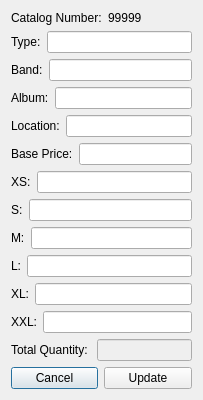
<?xml version="1.0" encoding="UTF-8"?>
<ui version="4.0">
 <class>Edit</class>
 <widget class="QDialog" name="Edit">
  <property name="geometry">
   <rect>
    <x>0</x>
    <y>0</y>
    <width>203</width>
    <height>398</height>
   </rect>
  </property>
  <property name="windowTitle">
   <string>Demeted - Edit</string>
  </property>
  <layout class="QGridLayout" name="gridLayout">
   <item row="0" column="0" colspan="2">
    <layout class="QHBoxLayout" name="horizontalLayout_13">
     <item>
      <widget class="QLabel" name="label_5">
       <property name="text">
        <string>Catalog Number:</string>
       </property>
      </widget>
     </item>
     <item>
      <widget class="QLabel" name="label_catNum">
       <property name="text">
        <string>99999</string>
       </property>
      </widget>
     </item>
    </layout>
   </item>
   <item row="1" column="0" colspan="2">
    <layout class="QHBoxLayout" name="horizontalLayout">
     <item>
      <widget class="QLabel" name="label">
       <property name="text">
        <string>Type:</string>
       </property>
      </widget>
     </item>
     <item>
      <widget class="QLineEdit" name="lineEdit_Type"/>
     </item>
    </layout>
   </item>
   <item row="2" column="0" colspan="2">
    <layout class="QHBoxLayout" name="horizontalLayout_2">
     <item>
      <widget class="QLabel" name="label_2">
       <property name="text">
        <string>Band:</string>
       </property>
      </widget>
     </item>
     <item>
      <widget class="QLineEdit" name="lineEdit_Band"/>
     </item>
    </layout>
   </item>
   <item row="3" column="0" colspan="2">
    <layout class="QHBoxLayout" name="horizontalLayout_3">
     <item>
      <widget class="QLabel" name="label_3">
       <property name="text">
        <string>Album:</string>
       </property>
      </widget>
     </item>
     <item>
      <widget class="QLineEdit" name="lineEdit_Album"/>
     </item>
    </layout>
   </item>
   <item row="4" column="0" colspan="2">
    <layout class="QHBoxLayout" name="horizontalLayout_4">
     <item>
      <widget class="QLabel" name="label_4">
       <property name="text">
        <string>Location:</string>
       </property>
      </widget>
     </item>
     <item>
      <widget class="QLineEdit" name="lineEdit_Location"/>
     </item>
    </layout>
   </item>
   <item row="5" column="0" colspan="2">
    <layout class="QHBoxLayout" name="horizontalLayout_12">
     <item>
      <widget class="QLabel" name="label_14">
       <property name="text">
        <string>Base Price:</string>
       </property>
      </widget>
     </item>
     <item>
      <widget class="QLineEdit" name="lineEdit_Price"/>
     </item>
    </layout>
   </item>
   <item row="6" column="0" colspan="2">
    <layout class="QHBoxLayout" name="horizontalLayout_5">
     <item>
      <widget class="QLabel" name="label_7">
       <property name="text">
        <string>XS:</string>
       </property>
      </widget>
     </item>
     <item>
      <widget class="QLineEdit" name="lineEdit_XS"/>
     </item>
    </layout>
   </item>
   <item row="7" column="0" colspan="2">
    <layout class="QHBoxLayout" name="horizontalLayout_6">
     <item>
      <widget class="QLabel" name="label_8">
       <property name="text">
        <string>S:</string>
       </property>
      </widget>
     </item>
     <item>
      <widget class="QLineEdit" name="lineEdit_S"/>
     </item>
    </layout>
   </item>
   <item row="8" column="0" colspan="2">
    <layout class="QHBoxLayout" name="horizontalLayout_7">
     <item>
      <widget class="QLabel" name="label_9">
       <property name="text">
        <string>M:</string>
       </property>
      </widget>
     </item>
     <item>
      <widget class="QLineEdit" name="lineEdit_M"/>
     </item>
    </layout>
   </item>
   <item row="9" column="0" colspan="2">
    <layout class="QHBoxLayout" name="horizontalLayout_8">
     <item>
      <widget class="QLabel" name="label_10">
       <property name="text">
        <string>L:</string>
       </property>
      </widget>
     </item>
     <item>
      <widget class="QLineEdit" name="lineEdit_L"/>
     </item>
    </layout>
   </item>
   <item row="10" column="0" colspan="2">
    <layout class="QHBoxLayout" name="horizontalLayout_9">
     <item>
      <widget class="QLabel" name="label_11">
       <property name="text">
        <string>XL:</string>
       </property>
      </widget>
     </item>
     <item>
      <widget class="QLineEdit" name="lineEdit_XL"/>
     </item>
    </layout>
   </item>
   <item row="11" column="0" colspan="2">
    <layout class="QHBoxLayout" name="horizontalLayout_10">
     <item>
      <widget class="QLabel" name="label_12">
       <property name="text">
        <string>XXL:</string>
       </property>
      </widget>
     </item>
     <item>
      <widget class="QLineEdit" name="lineEdit_XXL"/>
     </item>
    </layout>
   </item>
   <item row="12" column="0" colspan="2">
    <layout class="QHBoxLayout" name="horizontalLayout_11">
     <item>
      <widget class="QLabel" name="label_13">
       <property name="text">
        <string>Total Quantity: </string>
       </property>
      </widget>
     </item>
     <item>
      <widget class="QLineEdit" name="lineEdit_TQ">
       <property name="enabled">
        <bool>false</bool>
       </property>
      </widget>
     </item>
    </layout>
   </item>
   <item row="13" column="0">
    <widget class="QPushButton" name="pushButton_cancel">
     <property name="text">
      <string>Cancel</string>
     </property>
    </widget>
   </item>
   <item row="13" column="1">
    <widget class="QPushButton" name="pushButton_Update">
     <property name="text">
      <string>Update</string>
     </property>
    </widget>
   </item>
  </layout>
 </widget>
 <resources/>
 <connections/>
</ui>
